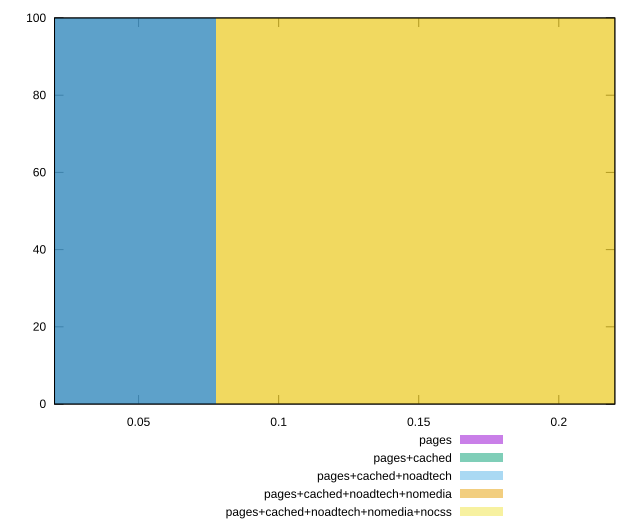

The script that saved this image:
reset

$pages <<EOF
0 100
EOF

$pagesCached <<EOF
0 100
EOF

$pagesCachedNoadtech <<EOF
0 100
EOF

$pagesCachedNoadtechNomedia <<EOF
0.15498315706507307 100
EOF

$pagesCachedNoadtechNomediaNocss <<EOF
0.15498315706507307 100
EOF

set key outside below
set boxwidth 0.15498315706507307
set xrange [0.02:0.22]
set yrange [0:100]
set trange [0:100]
set style fill transparent solid 0.5 noborder
set terminal svg size 640, 530 enhanced background rgb 'white'
set output "report_00015_2021-02-09T16-11-33.973Z/uses-long-cache-ttl/comparison/histogram/all_score.svg"

plot $pages title "pages" with boxes, \
     $pagesCached title "pages+cached" with boxes, \
     $pagesCachedNoadtech title "pages+cached+noadtech" with boxes, \
     $pagesCachedNoadtechNomedia title "pages+cached+noadtech+nomedia" with boxes, \
     $pagesCachedNoadtechNomediaNocss title "pages+cached+noadtech+nomedia+nocss" with boxes

reset
